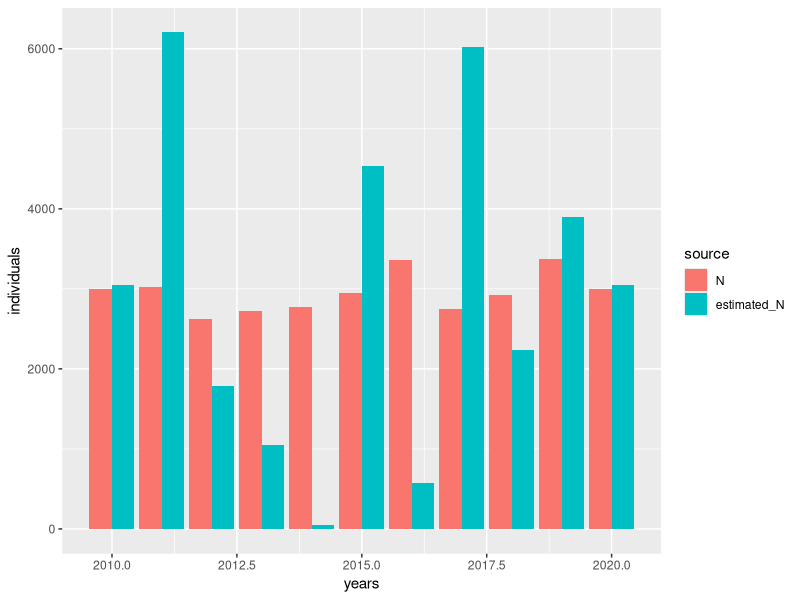

The R script that drew this image:
## ---- chunk 1
knitr::opts_chunk$set(echo = TRUE)
## ---- chunk 2
library(ggplot2)
library(reshape2)

N <- rnorm(10, 3000, 200)

removed <- rnorm(10, 30, 15)

estimated_rate <- 0.01

estimated_N <- removed/estimated_rate

years <- c(2010:2020)

test <- as.data.frame(cbind(years, N, estimated_N))
test_2 <- melt(test, id.vars = "years")
colnames(test_2)[2:3] <- c("source", "individuals")

ggplot(test_2, aes(x = years, y = individuals, fill = source)) +
  geom_bar(position = "dodge", stat = "identity")
